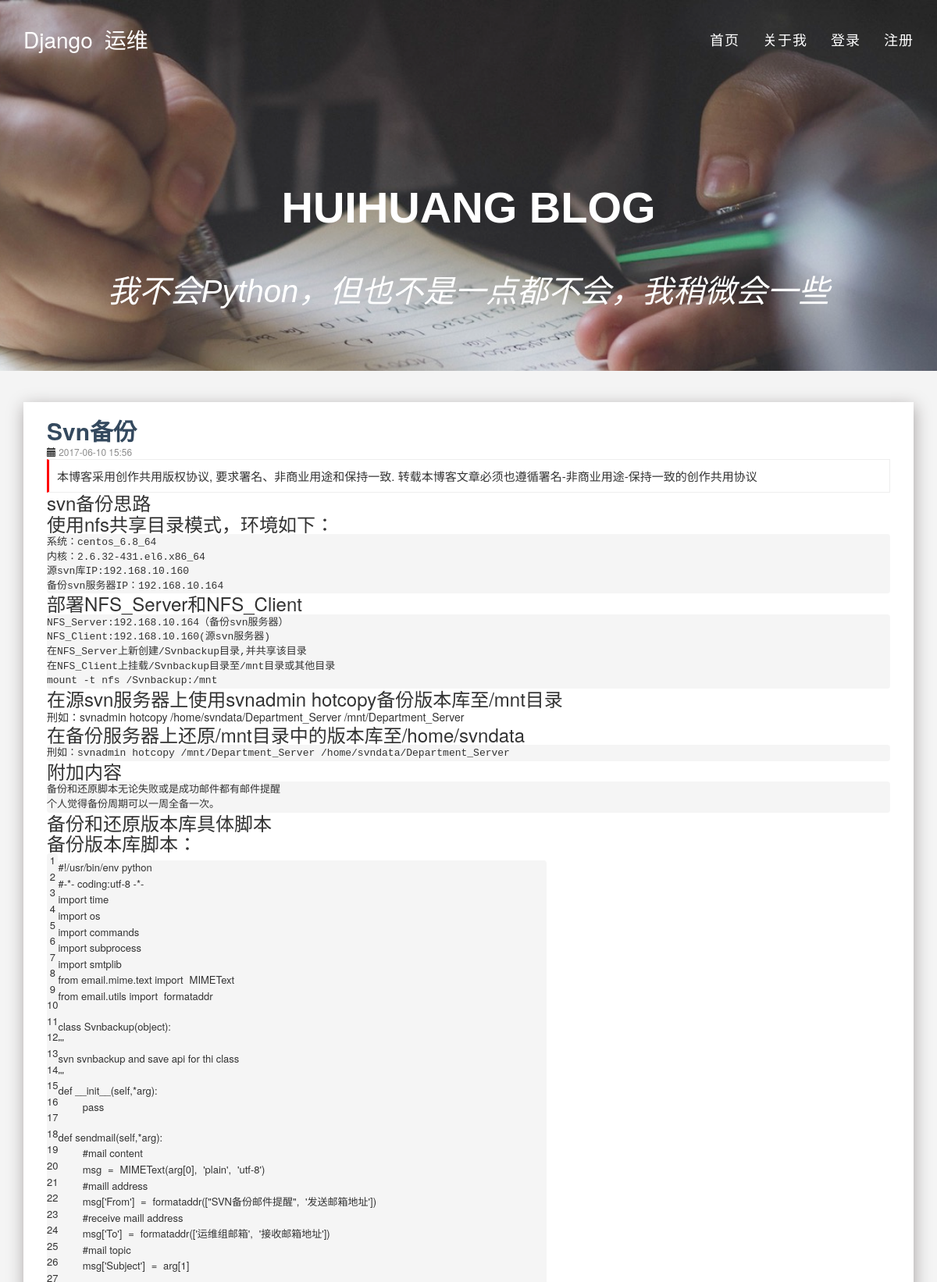
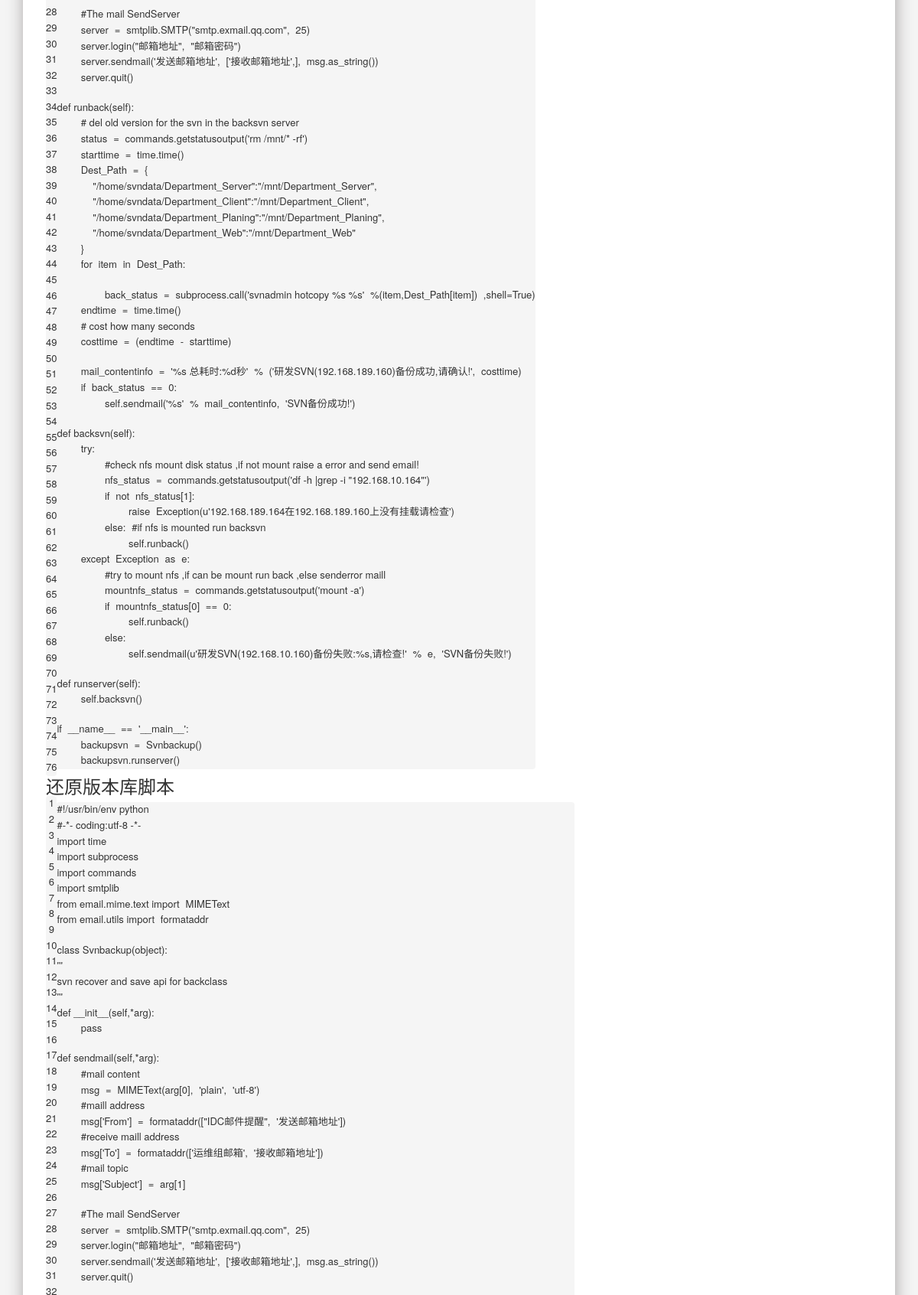
The app's page /blog/detail/8 (upper part) with its own data (2 pictures, top to bottom).
### firstapp/models.py (models this page shows, shortened)
class Article(models.Model):
    title = models.CharField(null=True,blank=True,max_length=500)
    comment = models.TextField(null=True)
    author = models.ForeignKey("UserProfile",verbose_name="作者",null=True,blank=True)
    abstract = models.TextField(null=True)
    body = models.TextField(null=True)
    create_time = models.DateTimeField(blank=True,default=datetime.datetime.now)
    category = models.ForeignKey('Category',verbose_name='Tag',null=True,blank=True,)
    VOTE_CHOICES = (
        ('Draft', 'Draft'),
        ('Complete', 'Complete'),
    )
    Status = models.CharField(choices=VOTE_CHOICES, max_length=10)

### firstapp/views.py (the view)
# urls.py: url(r'^blog/detail/(?P<page_num>\d+)$', detail_page, name='detail'),
def detail_page(request, page_num):
    context = {}
    article = Article.objects.get(id=page_num)
    context['article'] = article
    return render(request, 'detail.html', context)

### firstapp/templatetags/custom_markdown.py (called while the page is built)
@register.filter(is_safe=True)  # 注册template filter
@stringfilter  # 希望字符串作为参数
def custom_markdown(value):
    return mark_safe(markdown.markdown(value,extensions =
    ['markdown.extensions.fenced_code', 'markdown.extensions.codehilite'],
                                    safe_mode=True,
                                    enable_attributes=False))

### firstapp/templates/detail.html (shortened to what this page needs)
{% extends "base.html" %}
{% load custom_markdown %}
{% block body %}
		<div class="container" id='post'>
      <div class="row">
    			<div class="col-md-12">
    				<article class="article the-font">
    				<a href="#" class="h2" style="color:#34495E"><strong>{{ article.title }}</strong></a>
    					<p><small><span class="glyphicon glyphicon-calendar" aria-hidden="true"></span><span style="color:#8C8C8C;"> {{ article.create_time|date:"Y-m-d H:i" }}</span></small></p>
    					<div class="post-alert">本博客采用创作共用版权协议, 要求署名、非商业用途和保持一致. 转载本博客文章必须也遵循署名-非商业用途-保持一致的创作共用协议</div>
    					<p>
									{{ article.body|custom_markdown }}
    					</p>
    				</article>
    			</div>
      </div>
		</div>
		{% endblock %}

### firstapp/static/css/style.css (style rules this page uses)
* { font-family: "Helvetica Neue",Helvetica,Arial,"Microsoft Yahei","Hiragino Sans GB","Heiti SC","WenQuanYi Micro Hei",sans-serif; }
.article { margin-top: 40px; box-shadow:1px 5px 20px #A7A3A3; background-color:white;padding:20px 30px; margin-bottom:40px; }
a:link { text-decoration:none; }
.post-alert { padding: 10px; font-size: 15px; border: 1px solid #EEE; border-left: 3px solid red; }

### firstapp/static/css/common_form.css (style rules this page uses)
html, body, div, span, applet, object, iframe, h1, h2, h3, h4, h5, h6, p, blockquote, pre, a, abbr, acronym, address, big, cite, code, del, dfn, em, img, ins, kbd, q, s, samp, small, strike, strong, sub , sup, tt, var, b, u, i, dl, dt, dd, ol, ul, li, fieldset, form, label, legend, table, caption, tbody, tfoot, thead, tr, th, td, article, aside, canvas, details, embed, figure, figcaption, footer, header, hgroup, menu, nav, output, section, summary, time, mark, audio, video { margin: 0; padding: 0; border: 0 }
body { font-family: "微软雅黑"; background: #f4f4f4; }

### firstapp/static/css/new.css (style rules this page uses)
* { font-family: "Helvetica Neue",Helvetica,Arial,"Microsoft Yahei","Hiragino Sans GB","Heiti SC","WenQuanYi Micro Hei",sans-serif; }
body { margin: 0px; font-family: "Open Sans", Sans-serif; }
a, a:hover, a:focus, a:active, a.active { outline: 0; }

### records on screen
Article: title "Svn备份", create_time "2017-06-10 15:56", body|custom_markdown "svn备份思路 使用nfs共享目录模式，环境如下： 系统：centos_6.8_64 内核：2.6.32-431.el6.x86_64 源svn库IP:192.168.10.160 备份svn服务器IP：192.168.10.164 部署NFS_Server和NFS_Client NFS_Server:192.168.10.164（备份svn服务器） NFS_Client:192.168.10.160(源svn服务器) 在NFS_Server上新创建/Svnbackup目录,并共享该目录 在NFS_Client上挂载/Svnbackup目录至/mnt目录或其他目录 mount -t nfs /Svnbackup:/mnt 在源svn服务器上使用svnadmin hotcopy备份版本库至/mnt目录 刑如：svnadmin hotcopy /home/svndata/Department_Server /mnt/Department_Server 在备份服务器上还原/mnt目录中的版本库至/home/svndata 刑如：svnadmin hotcopy /mnt/Department_Server /home/svndata/Department_Server 附加内容 备份和还原脚本无论失败或是成功邮件都有邮件提醒 个人觉得备份周期可以一周全备一次。 备份和还原版本库具体脚本 备份版本库脚本： 1 2 3 4 5 6 7 8 9 10 11 12 13 14 15 16 17 18 19 20 21 22 23 24 25 26 27 28 29 30 31 32 33…"
